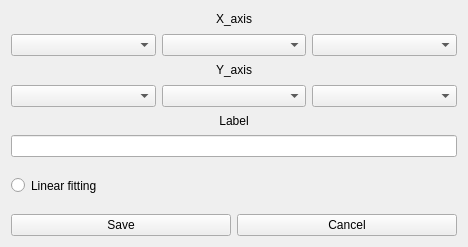
<?xml version="1.0" encoding="UTF-8"?>
<ui version="4.0">
 <class>widget_Axis_Vth</class>
 <widget class="QWidget" name="widget_Axis_Vth">
  <property name="geometry">
   <rect>
    <x>0</x>
    <y>0</y>
    <width>468</width>
    <height>247</height>
   </rect>
  </property>
  <property name="windowTitle">
   <string>X_axis,Y_axis</string>
  </property>
  <property name="windowIcon">
   <iconset resource="../resources/apprcc.qrc">
    <normaloff>:/APThrehold_icon.png</normaloff>:/APThrehold_icon.png</iconset>
  </property>
  <layout class="QGridLayout" name="gridLayout_2">
   <item row="0" column="0">
    <layout class="QVBoxLayout" name="verticalLayout_x">
     <item>
      <widget class="QLabel" name="label_X_axis">
       <property name="text">
        <string>&lt;html&gt;&lt;head/&gt;&lt;body&gt;&lt;p align=&quot;center&quot;&gt;X_axis&lt;/p&gt;&lt;/body&gt;&lt;/html&gt;</string>
       </property>
      </widget>
     </item>
     <item>
      <layout class="QHBoxLayout" name="horizontalLayout_x">
       <item>
        <widget class="QComboBox" name="comboBox_X_axis"/>
       </item>
       <item>
        <widget class="QComboBox" name="comboBox_X_axis_main"/>
       </item>
       <item>
        <widget class="QComboBox" name="comboBox_X_axis_sub"/>
       </item>
      </layout>
     </item>
    </layout>
   </item>
   <item row="2" column="0">
    <layout class="QGridLayout" name="gridLayout">
     <item row="1" column="0">
      <widget class="QLineEdit" name="lineEdit_label"/>
     </item>
     <item row="0" column="0">
      <widget class="QLabel" name="label_label">
       <property name="text">
        <string>&lt;html&gt;&lt;head/&gt;&lt;body&gt;&lt;p align=&quot;center&quot;&gt;Label&lt;/p&gt;&lt;/body&gt;&lt;/html&gt;</string>
       </property>
      </widget>
     </item>
    </layout>
   </item>
   <item row="1" column="0">
    <layout class="QVBoxLayout" name="verticalLayout_y">
     <item>
      <widget class="QLabel" name="label_Y_axis">
       <property name="text">
        <string>&lt;html&gt;&lt;head/&gt;&lt;body&gt;&lt;p align=&quot;center&quot;&gt;Y_axis&lt;/p&gt;&lt;/body&gt;&lt;/html&gt;</string>
       </property>
      </widget>
     </item>
     <item>
      <layout class="QHBoxLayout" name="horizontalLayout_y">
       <item>
        <widget class="QComboBox" name="comboBox_Y_axis"/>
       </item>
       <item>
        <widget class="QComboBox" name="comboBox_Y_axis_main"/>
       </item>
       <item>
        <widget class="QComboBox" name="comboBox_Y_axis_sub"/>
       </item>
      </layout>
     </item>
    </layout>
   </item>
   <item row="4" column="0">
    <layout class="QHBoxLayout" name="horizontalLayout_button">
     <item>
      <widget class="QPushButton" name="pushButton_Save">
       <property name="text">
        <string>Save</string>
       </property>
      </widget>
     </item>
     <item>
      <widget class="QPushButton" name="pushButton_Cancel">
       <property name="text">
        <string>Cancel</string>
       </property>
      </widget>
     </item>
    </layout>
   </item>
   <item row="3" column="0">
    <layout class="QHBoxLayout" name="horizontalLayout">
     <item>
      <widget class="QRadioButton" name="radioButton_linear_fitting">
       <property name="sizePolicy">
        <sizepolicy hsizetype="Minimum" vsizetype="Minimum">
         <horstretch>0</horstretch>
         <verstretch>0</verstretch>
        </sizepolicy>
       </property>
       <property name="text">
        <string>Linear fitting</string>
       </property>
       <property name="autoExclusive">
        <bool>false</bool>
       </property>
      </widget>
     </item>
    </layout>
   </item>
  </layout>
 </widget>
 <resources>
  <include location="../resources/apprcc.qrc"/>
 </resources>
 <connections/>
</ui>
